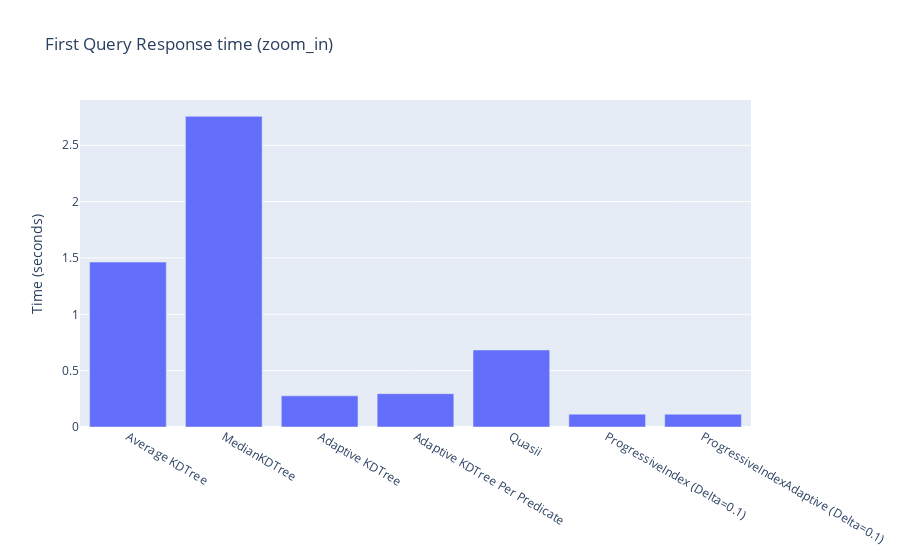

The code cell stored with this chart in its notebook:
### Markdown cell above
# First Query Response Time

### Code cell
# experiment = 'power'
# n_rows = '10000000.0'
# n_queries = '3000'
# sel='0.0'

def first_query(values):
    dfs = np.array(values)[:,0]
    names = np.array(values)[:,1]
    fig = go.Figure()
    first_query_time = np.array([x['query_time'][0] for x in dfs])
    fig = go.Figure(data=[
        go.Bar(name='First Query Tim', x=names, y=first_query_time)
    ])
    fig.update_layout(title=f'First Query Response time ({experiment})', yaxis_title='Time (seconds)')
    fig.show()

first_query([
[read_df(files['AverageKDTree'], '0.0', '1024', experiment, n_rows, n_queries, n_cols, sel), 'Average KDTree'],
[read_df(files['MedianKDTree'], '0.0', '1024', experiment, n_rows, n_queries, n_cols, sel), 'MedianKDTree'],
[read_df(files['CrackingKDTree'], '0.0', '1024', experiment, n_rows, n_queries, n_cols, sel), 'Adaptive KDTree'],
[read_df(files['CrackingKDTreePerDimension'], '0.0', '1024', experiment, n_rows, n_queries, n_cols, sel), 'Adaptive KDTree Per Predicate'],
[read_df(files['Quasii'], '0.0', '1024', experiment, n_rows, n_queries, n_cols, sel), 'Quasii'],
[read_df(files['ProgressiveIndex'], '0.1', '1024', experiment, n_rows, n_queries, n_cols, sel), 'ProgressiveIndex (Delta=0.1)'],
# [read_df(files['ProgressiveIndex'], '0.2', '1024', experiment, n_rows, n_queries, n_cols, sel), 'ProgressiveIndex (Delta=0.2)'],
# [read_df(files['ProgressiveIndex'], '0.5', '1024', experiment, n_rows, n_queries, n_cols, sel), 'ProgressiveIndex (Delta=0.5)'],
[read_df(files['ProgressiveIndexAdaptive'], '0.1', '1024', experiment, n_rows, n_queries, n_cols, sel), 'ProgressiveIndexAdaptive (Delta=0.1)'],
# [read_df(files['ProgressiveIndexAdaptive'], '0.2', '1024', experiment, n_rows, n_queries, n_cols, sel), 'ProgressiveIndexAdaptive (Delta=0.2)'],
# [read_df(files['ProgressiveIndexAdaptive'], '0.5', '1024', experiment, n_rows, n_queries, n_cols, sel), 'ProgressiveIndexAdaptive (Delta=0.5)'],
# [read_df(files['FullScanCandidateList'], '0.0', '0', experiment, n_rows, n_queries, n_cols, sel), 'Full Scan Candidate List'],
])

### Figure 1 — Plotly figure (JSON) as saved in the notebook; plotly's stock layout.template omitted (floating-point values rounded to 4 significant figures)
{"data": [{"name": "First Query Tim", "type": "bar", "x": ["Average KDTree", "MedianKDTree", "Adaptive KDTree", "Adaptive KDTree Per Predicate", "Quasii", "ProgressiveIndex (Delta=0.1)", "ProgressiveIndexAdaptive (Delta=0.1)"], "y": [1.463, 2.757, 0.2767, 0.2958, 0.6838, 0.1138, 0.1135]}], "layout": {"title": {"text": "First Query Response time (zoom_in)"}, "yaxis": {"title": {"text": "Time (seconds)"}}}}
